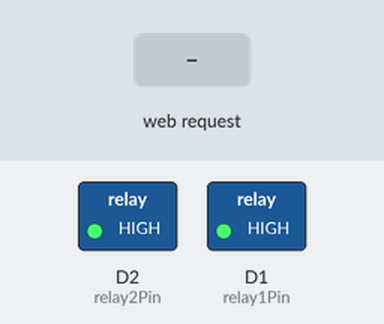
Bench run of a sketch on a simulated ESP8266 (NodeMCU). Parts: switched loads named in the sketch (green lamp = pin HIGH). Inputs (shaded band) come from the test bench. WiFi joins after 1.5 s; servers stay silent unless stated; what the sketch prints to the serial monitor is not drawn.

Above: at 2.7 s.
2.8 s: HTTP request GET /relay1/on received
At 3.5 s:
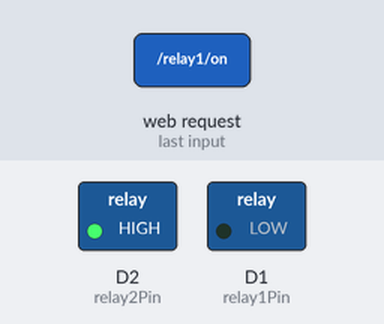
4.3 s: HTTP request GET /relay2/on received
At 4.6 s:
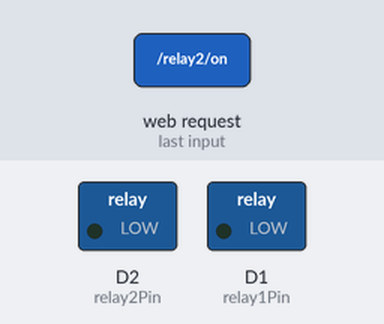
5.8 s: HTTP request GET /relay1/off received
At 7.0 s:
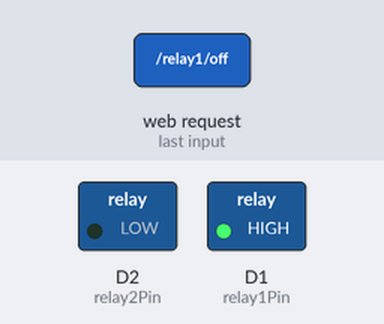
7.3 s: HTTP request GET /relay2/off received
At 8.1 s:
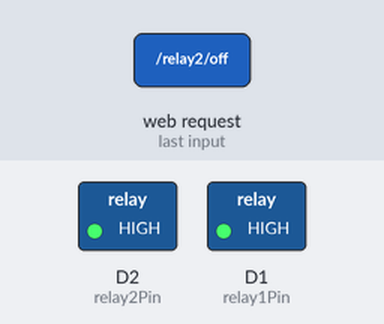
8.8 s: HTTP request GET /relays/on received
At 9.3 s:
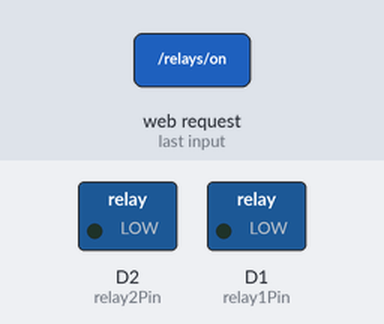
Timing chart, 0 to 11.3 s (numbered marks = the images above; inputs shaded):
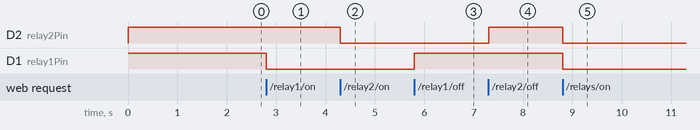

The sketch:

dual_channel_relay.ino
```cpp
#include <ESP8266WiFi.h>
#include <ESP8266WebServer.h>

// WiFi credentials
const char* ssid     = "wifi";
const char* password = "passwod";

// Web server
ESP8266WebServer server(80);

// Relay pins
const int relay1Pin = D1;  // GPIO5
const int relay2Pin = D2;  // GPIO4

String relay1State = "OFF";
String relay2State = "OFF";

// API Handlers
void handleRoot() {
  server.send(200, "text/plain", "ESP8266 REST API Dual Relay Controller");
}

void handleStatus() {
  String json = "{";
  json += "\"chip_id\":\"" + String(ESP.getChipId()) + "\",";
  json += "\"ip\":\"" + WiFi.localIP().toString() + "\",";
  json += "\"relay1\":\"" + relay1State + "\",";
  json += "\"relay2\":\"" + relay2State + "\"";
  json += "}";
  server.send(200, "application/json", json);
}

// Relay 1 controls
void handleRelay1On() {
  digitalWrite(relay1Pin, LOW);   // Active LOW
  relay1State = "ON";
  server.send(200, "application/json", "{\"relay1\":\"on\"}");
}

void handleRelay1Off() {
  digitalWrite(relay1Pin, HIGH);
  relay1State = "OFF";
  server.send(200, "application/json", "{\"relay1\":\"off\"}");
}

// Relay 2 controls
void handleRelay2On() {
  digitalWrite(relay2Pin, LOW);
  relay2State = "ON";
  server.send(200, "application/json", "{\"relay2\":\"on\"}");
}

void handleRelay2Off() {
  digitalWrite(relay2Pin, HIGH);
  relay2State = "OFF";
  server.send(200, "application/json", "{\"relay2\":\"off\"}");
}

// Both relays
void handleAllOn() {
  digitalWrite(relay1Pin, LOW);
  digitalWrite(relay2Pin, LOW);
  relay1State = "ON";
  relay2State = "ON";
  server.send(200, "application/json", "{\"relay1\":\"on\", \"relay2\":\"on\"}");
}

void handleAllOff() {
  digitalWrite(relay1Pin, HIGH);
  digitalWrite(relay2Pin, HIGH);
  relay1State = "OFF";
  relay2State = "OFF";
  server.send(200, "application/json", "{\"relay1\":\"off\", \"relay2\":\"off\"}");
}

void setup() {
  pinMode(relay1Pin, OUTPUT);
  pinMode(relay2Pin, OUTPUT);
  digitalWrite(relay1Pin, HIGH);  // Start OFF
  digitalWrite(relay2Pin, HIGH);

  Serial.begin(115200);

  WiFi.begin(ssid, password);
  Serial.print("Connecting to WiFi...");
  while (WiFi.status() != WL_CONNECTED) {
    delay(500);
    Serial.print(".");
  }
  Serial.println(" connected!");

  String ip = WiFi.localIP().toString();
  Serial.print("IP Address: ");
  Serial.println(ip);

  // API endpoints
  server.on("/", handleRoot);
  server.on("/status", handleStatus);

  // Relay 1
  server.on("/relay1/on", handleRelay1On);
  server.on("/relay1/off", handleRelay1Off);

  // Relay 2
  server.on("/relay2/on", handleRelay2On);
  server.on("/relay2/off", handleRelay2Off);

  // Both relays
  server.on("/relays/on", handleAllOn);
  server.on("/relays/off", handleAllOff);

  server.begin();
  Serial.println("HTTP server started");
}

void loop() {
  server.handleClient();
}
```

Measured:
- after the input at 2.8 s, D1 (relay1Pin): HIGH → LOW at once
- after the input at 4.3 s, D2 (relay2Pin): HIGH → LOW at once
- after the input at 5.8 s, D1 (relay1Pin): LOW → HIGH at once
- after the input at 7.3 s, D2 (relay2Pin): LOW → HIGH at once
- after the input at 8.8 s, D2 (relay2Pin), D1 (relay1Pin): HIGH → LOW at once
